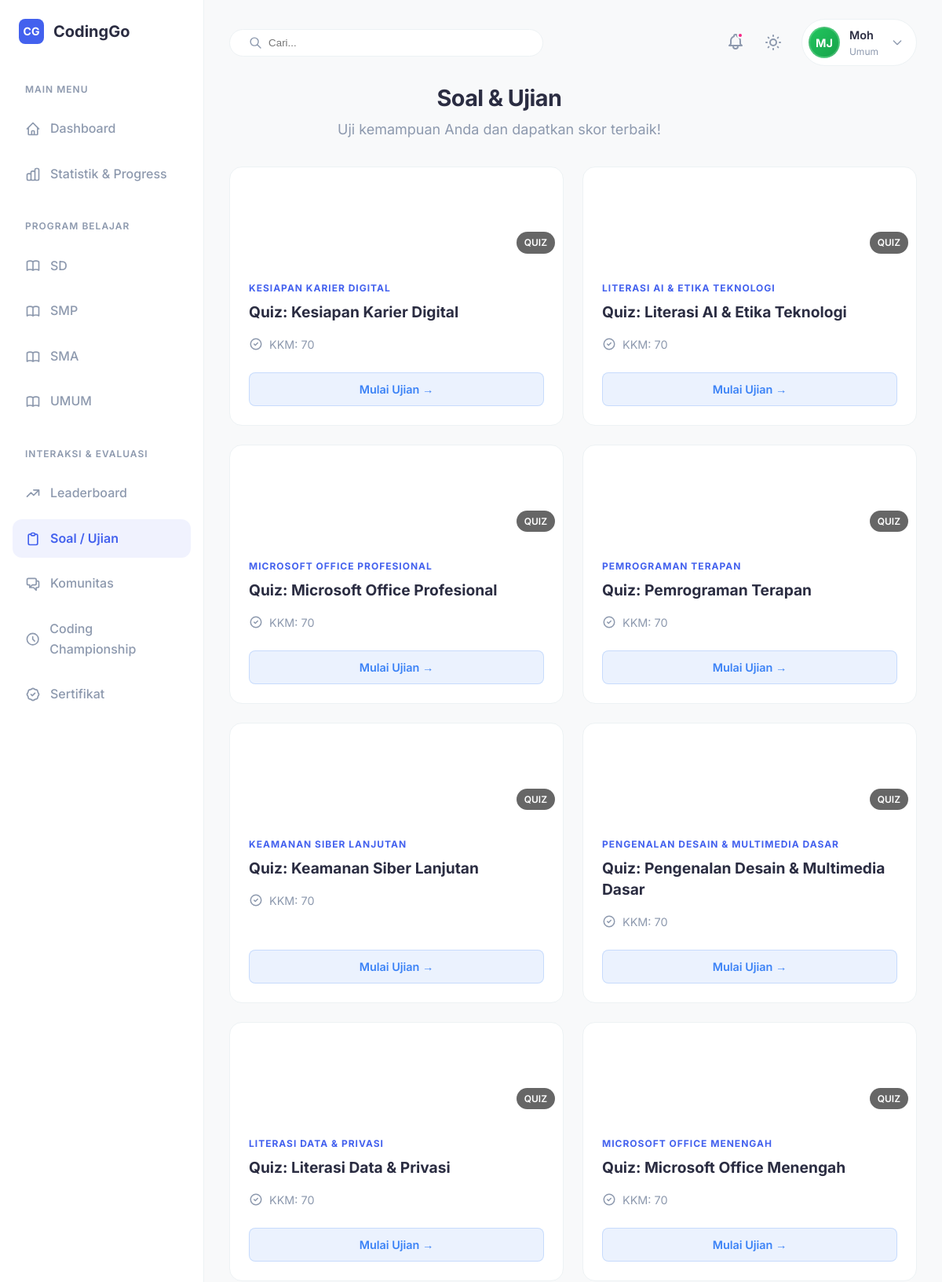
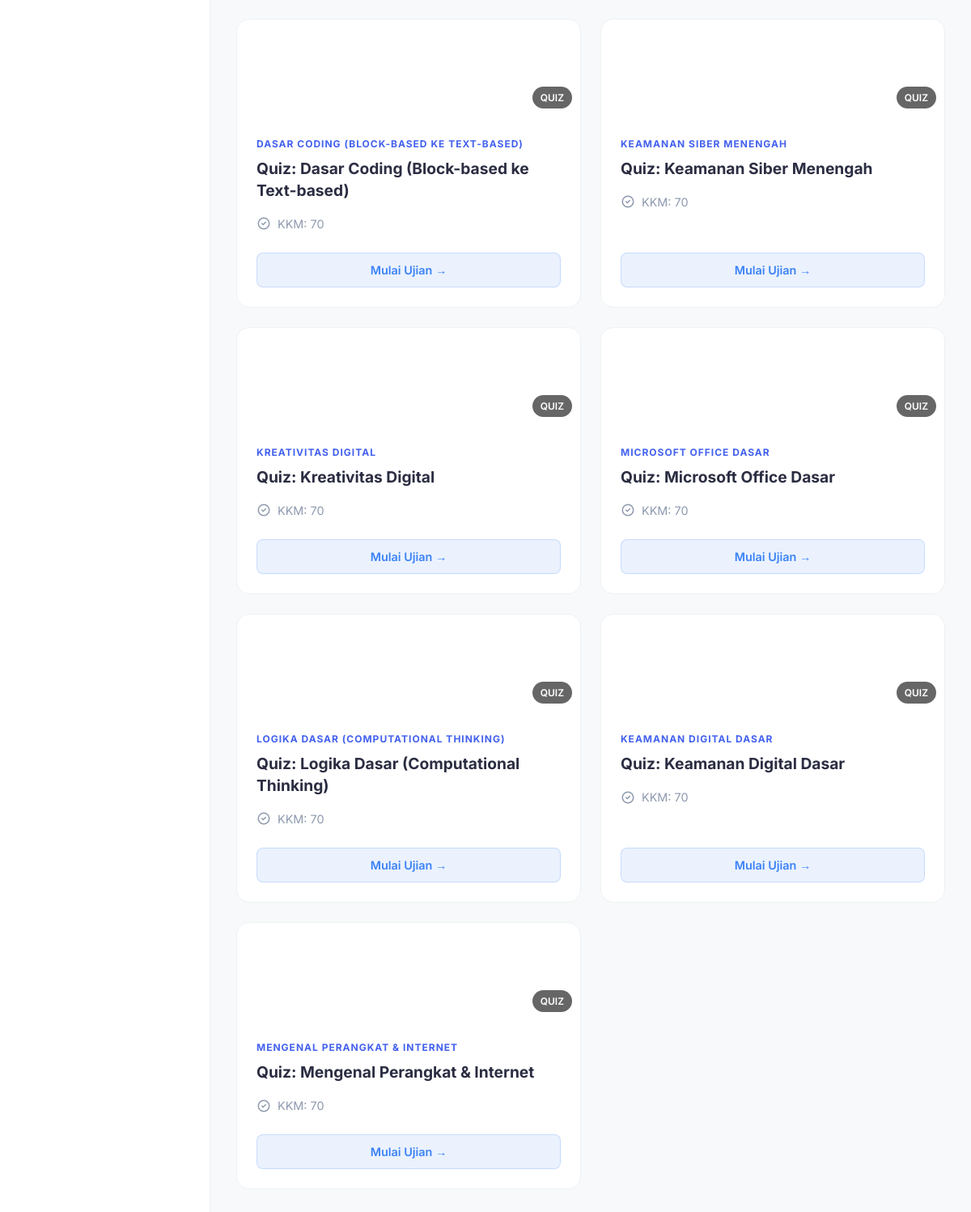
Screenshot of /index.php?page=user_exams (signed in) with the database file from the repository (2 pictures, top to bottom).
### tables this page shows
CREATE TABLE `exams` (
  `id` int NOT NULL,
  `course_id` int NOT NULL,
  `title` varchar(150) NOT NULL,
  `type` enum('quiz','challenge') NOT NULL,
  `min_score_passing` int NOT NULL
);

CREATE TABLE `courses` (
  `id` int NOT NULL,
  `title` varchar(150) NOT NULL,
  `category` enum('SD','SMP','SMA','Umum') NOT NULL,
  `description` text,
  `thumbnail` varchar(255) DEFAULT NULL,
  `theme_color` varchar(10) DEFAULT '#4361ee',
  `created_by` int DEFAULT NULL,
  `created_at` timestamp NULL DEFAULT CURRENT_TIMESTAMP
);

### pages/user_exams.php (the view, shortened to what this page needs)
<?php
require_once 'config/db.php';
$stmt = $pdo->query("SELECT e.*, c.title as course_title, c.category, c.thumbnail
                     FROM exams e
                     JOIN courses c ON e.course_id = c.id
                     ORDER BY e.id DESC");
$exams = $stmt->fetchAll();
?>
<div class="dash-left" style="grid-column: 1 / -1;">
    <div class="section-header" style="margin-bottom: 2rem;">
        <div>
            <h1 style="font-size: 1.8rem; color: var(--dash-text); margin-bottom: 0.5rem;">Soal & Ujian</h1>
            <p style="color: var(--dash-text-muted);">Uji kemampuan Anda dan dapatkan skor terbaik!</p>
        </div>
    </div>
    <?php if (count($exams) === 0): ?>
        <div style="background: var(--dash-sidebar); border: 1px dashed var(--dash-border); padding: 4rem; text-align: center; border-radius: 16px;">
            <div style="width: 64px; height: 64px; background: rgba(59, 130, 246, 0.1); color: #3b82f6; border-radius: 50%; display: flex; align-items: center; justify-content: center; margin: 0 auto 1rem auto;">
                <svg fill="none" viewBox="0 0 24 24" stroke="currentColor" width="32"><path stroke-linecap="round" stroke-linejoin="round" stroke-width="2" d="M9 5H7a2 2 0 00-2 2v12a2 2 0 002 2h10a2 2 0 002-2V7a2 2 0 00-2-2h-2M9 5a2 2 0 002 2h2a2 2 0 002-2M9 5a2 2 0 012-2h2a2 2 0 012 2m-3 7h3m-3 4h3m-6-4h.01M9 16h.01" /></svg>
            </div>
            <h3 style="color: var(--dash-text); margin-bottom: 0.5rem;">Belum Ada Ujian</h3>
            <p style="color: var(--dash-text-muted);">Saat ini belum ada soal ujian yang tersedia dari sistem.</p>
        </div>
    <?php else: ?>
        <div class="courses-grid" style="grid-template-columns: repeat(auto-fill, minmax(300px, 1fr)); gap: 1.5rem;">
            <?php foreach ($exams as $e): ?>
            <a href="index.php?page=course_exam&id=<?php echo $e['id']; ?>" style="text-decoration:none; color:inherit; display:block;">
                <div class="course-card" style="transition: transform 0.2s, box-shadow 0.2s; height: 100%; display: flex; flex-direction: column; border-radius:16px; overflow:hidden; background:var(--dash-sidebar); border:1px solid var(--dash-border);">
                    <?php
                        $gradients = [
                            'linear-gradient(135deg, #1e3a8a 0%, #3b82f6 100%)',
                            'linear-gradient(135deg, #0f766e 0%, #14b8a6 100%)',
                            'linear-gradient(135deg, #4338ca 0%, #6366f1 100%)',
                            'linear-gradient(135deg, #b45309 0%, #f59e0b 100%)',
                            'linear-gradient(135deg, #be123c 0%, #e11d48 100%)'
                        ];
                        $gIndex = abs(crc32($e['course_title'])) % count($gradients);
                        $bg = $gradients[$gIndex];
                        if (!empty($e['thumbnail'])) {
                            $bg = 'url(' . htmlspecialchars($e['thumbnail']) . ') center/cover';
                        }
                    ?>
                    <div class="course-img" style="background: <?php echo $bg; ?>; height: 120px; display:flex; align-items:center; justify-content:center; color:white; font-size:2rem; font-weight:bold; position:relative;">
                        <div style="position:absolute; bottom:10px; right:10px; background:rgba(0,0,0,0.6); color:white; padding:4px 10px; border-radius:20px; font-size:0.75rem; font-weight:600; backdrop-filter:blur(4px);">
                            <?php echo strtoupper($e['type']); ?>
                        </div>
                    </div>
                    <div class="course-body" style="padding:1.5rem; flex:1; display:flex; flex-direction:column;">
                        <span style="font-size:0.75rem; font-weight:700; color:var(--dash-primary); text-transform:uppercase; letter-spacing:1px; margin-bottom:0.5rem;"><?php echo htmlspecialchars($e['course_title']); ?></span>
                        <div class="course-title" style="margin-bottom:1rem; font-size:1.2rem; line-height:1.4; color:var(--dash-text); font-weight:700;"><?php echo htmlspecialchars($e['title']); ?></div>
                        <div style="display:flex; align-items:center; gap:0.5rem; margin-bottom:1.5rem; color:var(--dash-text-muted); font-size:0.9rem;">
                            <svg fill="none" viewBox="0 0 24 24" stroke="currentColor" width="18"><path stroke-linecap="round" stroke-linejoin="round" stroke-width="2" d="M9 12l2 2 4-4m6 2a9 9 0 11-18 0 9 9 0 0118 0z" /></svg>
                            KKM: <?php echo $e['min_score_passing']; ?>
                        </div>
                        <div style="margin-top:auto;">
                            <button style="width:100%; background:rgba(59,130,246,0.1); color:#3b82f6; border:1px solid rgba(59,130,246,0.2); padding:0.75rem; border-radius:8px; font-weight:600; font-size:0.9rem; cursor:pointer; transition:all 0.2s;">
                                Mulai Ujian &rarr;
                            </button>
                        </div>
                    </div>
                </div>
            </a>
            <?php endforeach; ?>
        </div>
    <?php endif; ?>
</div>

### src/css/index.css (style rules this page uses)
:root { --primary: #3b82f6; --primary-hover: #2563eb; --secondary: #8b5cf6; --bg-main: #f8fafc; --bg-card: #ffffff; --text-main: #0f172a; --text-muted: #64748b; --dark-bg: #0f172a; --border: #e2e8f0; --radius-sm: 8px; --radius-md: 12px; --radius-lg: 24px; --radius-full: 9999px; --shadow-sm: 0 1px 2px 0 rgb(0 0 0 / 0.05); --shadow-md: 0 4px 6px -1px rgb(0 0 0 / 0.1), 0 2px 4px -2px rgb(0 0 0 / 0.1); --shadow-lg: 0 10px 15px -3px rgb(0 0 0 / 0.1), 0 4px 6px -4px rgb(0 0 0 / 0.1); --shadow-glow: 0 0 20px rgba(59, 130, 246, 0.3); }
* { margin: 0; padding: 0; box-sizing: border-box; }
body { font-family: 'Inter', sans-serif; background-color: var(--bg-main); color: var(--text-main); line-height: 1.6; overflow-x: hidden; }
a { text-decoration: none; color: inherit; transition: color 0.3s ease; }
button { font-family: inherit; cursor: pointer; border: none; background: none; }
h1, h2, h3, h4, h5, h6 { line-height: 1.2; font-weight: 700; letter-spacing: -0.02em; }
h1 { font-size: 3.5rem; margin-bottom: 1.5rem; color: var(--text-main); }
p { color: var(--text-muted); }
.section-header { text-align: center; max-width: 600px; margin: 0 auto 4rem auto; }
.section-header p { font-size: 1.125rem; }

### src/css/dashboard.css (style rules this page uses)
:root { --dash-primary: #4361ee; --dash-secondary: #3f37c9; --dash-bg: #f8f9fa; --dash-sidebar: #ffffff; --dash-text: #2b2d42; --dash-text-muted: #8d99ae; --dash-border: #edf2f4; --dash-success: #4cc9f0; --dash-warning: #f72585; --dash-white: #ffffff; --dash-bg-hover: #f1f3f9; --bg: var(--dash-sidebar); --text: var(--dash-text); --border-color: var(--dash-border); --bg-hover: var(--dash-bg-hover); }
.section-header { display: flex; justify-content: space-between; align-items: center; margin-bottom: 1rem; }
.courses-grid { display: grid; grid-template-columns: repeat(3, 1fr); gap: 1rem; margin-bottom: 2.5rem; }
.course-card { background: var(--dash-sidebar); border-radius: 16px; border: 1px solid var(--dash-border); overflow: hidden; transition: transform 0.2s ease; }
.course-img { height: 120px; background: linear-gradient(135deg, #111 0%, #333 100%); display: flex; align-items: center; justify-content: center; color: white; font-weight: 800; font-size: 2rem; }
.course-body { padding: 1rem; }
.course-title { font-weight: 600; color: var(--dash-text); font-size: 0.95rem; margin-bottom: 0.5rem; }

### rows the page displays
exams: type "QUIZ", course.title "KESIAPAN KARIER DIGITAL", title "Quiz: Kesiapan Karier Digital", min_score_passing "70"
exams: type "QUIZ", course.title "LITERASI AI & ETIKA TEKNOLOGI", title "Quiz: Literasi AI & Etika Teknologi", min_score_passing "70"
exams: type "QUIZ", course.title "MICROSOFT OFFICE PROFESIONAL", title "Quiz: Microsoft Office Profesional", min_score_passing "70"
exams: type "QUIZ", course.title "PEMROGRAMAN TERAPAN", title "Quiz: Pemrograman Terapan", min_score_passing "70"
exams: type "QUIZ", course.title "KEAMANAN SIBER LANJUTAN", title "Quiz: Keamanan Siber Lanjutan", min_score_passing "70"
exams: type "QUIZ", course.title "PENGENALAN DESAIN & MULTIMEDIA DASAR", title "Quiz: Pengenalan Desain & Multimedia Dasar", min_score_passing "70"
exams: type "QUIZ", course.title "LITERASI DATA & PRIVASI", title "Quiz: Literasi Data & Privasi", min_score_passing "70"
exams: type "QUIZ", course.title "MICROSOFT OFFICE MENENGAH", title "Quiz: Microsoft Office Menengah", min_score_passing "70"
exams: type "QUIZ", course.title "DASAR CODING (BLOCK-BASED KE TEXT-BASED)", title "Quiz: Dasar Coding (Block-based ke Text-based)", min_score_passing "70"
exams: type "QUIZ", course.title "KEAMANAN SIBER MENENGAH", title "Quiz: Keamanan Siber Menengah", min_score_passing "70"
exams: type "QUIZ", course.title "KREATIVITAS DIGITAL", title "Quiz: Kreativitas Digital", min_score_passing "70"
exams: type "QUIZ", course.title "MICROSOFT OFFICE DASAR", title "Quiz: Microsoft Office Dasar", min_score_passing "70"
exams: type "QUIZ", course.title "LOGIKA DASAR (COMPUTATIONAL THINKING)", title "Quiz: Logika Dasar (Computational Thinking)", min_score_passing "70"
exams: type "QUIZ", course.title "KEAMANAN DIGITAL DASAR", title "Quiz: Keamanan Digital Dasar", min_score_passing "70"
exams: type "QUIZ", course.title "MENGENAL PERANGKAT & INTERNET", title "Quiz: Mengenal Perangkat & Internet", min_score_passing "70"

### other values shown
$user_initials "MJ"
explode(' ', $user_name_display)[0] "Moh"
$user_class "Umum"
